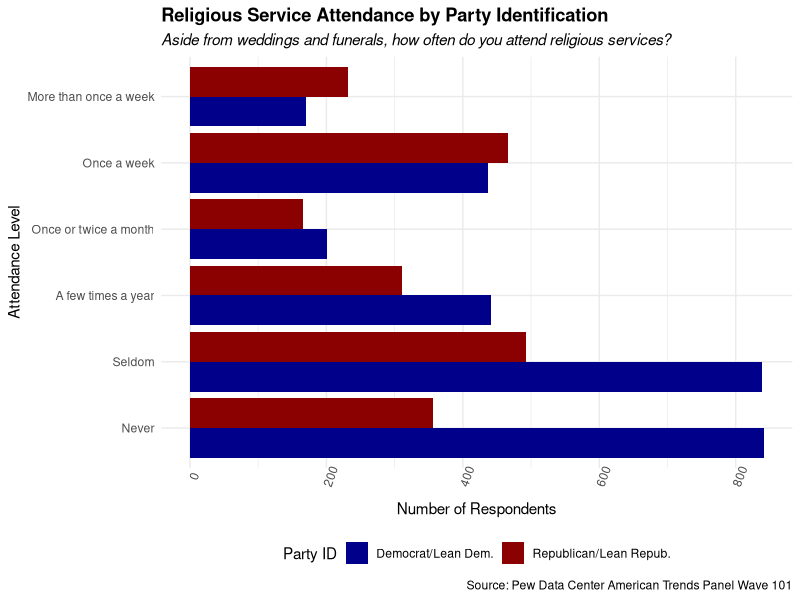
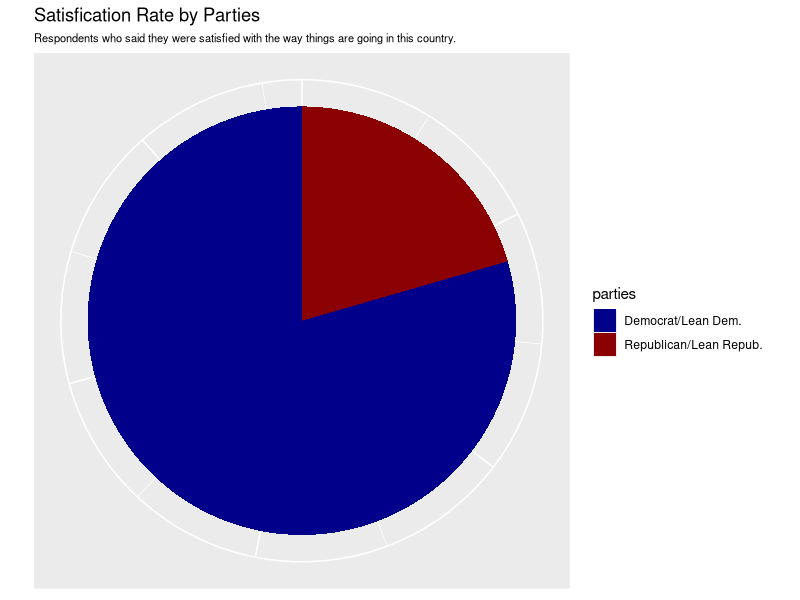
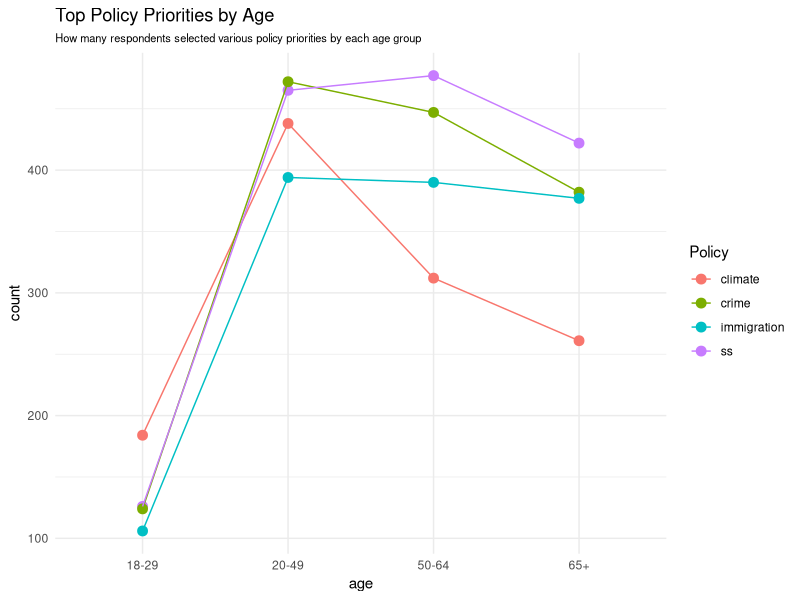
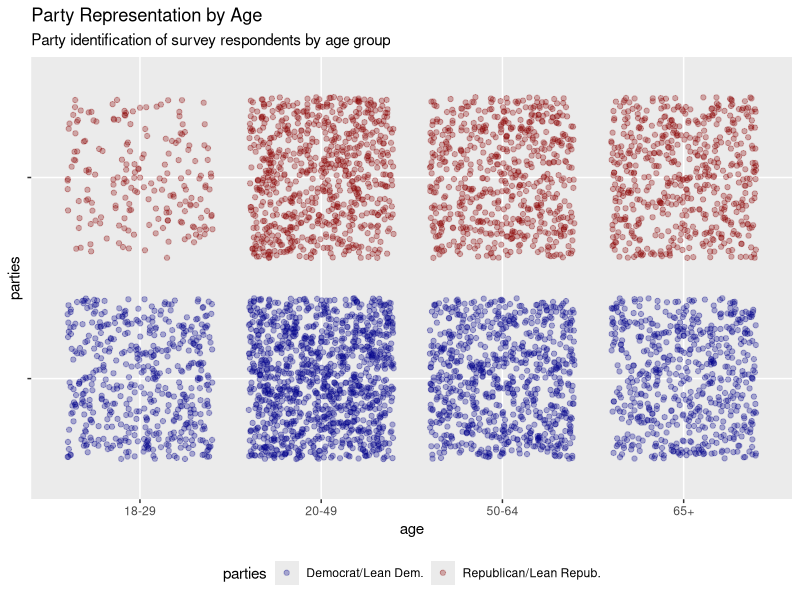

Recreate these plots in R, in order.
## ---- chunk 1
#| echo: false
#| message: false
 
library (tidyverse)
library (haven)
data <- read_sav("data/ATP_W101.sav")
## ---- chunk 2
#| code-fold: true
#| code-summary: "Show data cleaning code"

# create data for first chart
chart1data <- data %>%
  filter(F_PARTYSUM_FINAL == 1 | F_PARTYSUM_FINAL == 2 ) %>%
  mutate(parties = case_when(F_PARTYSUM_FINAL == 1 ~"Republican/Lean Repub.", 
                             F_PARTYSUM_FINAL == 2 ~ "Democrat/Lean Dem.", 
                             TRUE~NA_character_)) %>%
  mutate(religiousactivity = case_when(F_ATTEND ==1 ~ "More than once a week", 
                                       F_ATTEND == 2 ~ "Once a week", 
                                       F_ATTEND == 3 ~ "Once or twice a month", 
                                       F_ATTEND ==4 ~ "A few times a year", 
                                       F_ATTEND ==5 ~ "Seldom", 
                                       F_ATTEND ==6 ~ "Never", 
                                       TRUE~NA_character_ ))

# create levels for religious activity variable
rel_levels = c("Never", "Seldom", "A few times a year", "Once or twice a month", "Once a week", "More than once a week")  

# factor the religious activity variable
chart1data <- chart1data %>% 
  mutate(religiousactivity = factor(religiousactivity, levels = rel_levels))
## ---- chunk 3
#| code-fold: true
#| code-summary: "Show code for chart"
#| message: false

chart1 <- chart1data %>% 
  filter(!is.na(religiousactivity)) %>%
  ggplot(aes(religiousactivity, fill=parties)) +
  geom_bar(position = "dodge") +
  scale_fill_manual(values = c("darkblue", "darkred")) +
  coord_flip() +
  theme_minimal() +
  labs(
    title = "Religious Service Attendance by Party Identification",
    subtitle = "Aside from weddings and funerals, how often do you attend religious services?",
    x = "Attendance Level",
    y = "Number of Respondents",
    caption = "Source: Pew Data Center American Trends Panel Wave 101",
    fill = "Party ID"
  ) +
  theme(
    axis.text.x = element_text(angle = 70), 
    legend.position = "bottom",
    plot.title = element_text(face = "bold"),
    plot.subtitle = element_text(face = "italic")
  )

chart1
## ---- chunk 4

#| code-fold: true
#| code-summary: "Show data cleaning code"

chart2data <- chart1data %>%
  filter(SATIS_W101 != 99) %>%
  mutate(satisfied = ifelse(SATIS_W101==1, 1, 0)) %>%
  mutate(notsatisfied = ifelse(SATIS_W101==2, 1, 0)) %>%
  group_by(parties) %>%
  summarize(satisfied = sum(satisfied), notsatisfied = sum(notsatisfied))

## ---- chunk 5
#| code-fold: true
#| code-summary: "Show code for chart"
#| message: false

chart2 <- chart2data %>%
  ggplot(aes (x = "", y =satisfied, fill=parties)) +
    geom_col() +
      coord_polar("y", start=0) +
        scale_fill_manual(values = c("darkblue", "darkred")) +
          theme (axis.text = element_blank(),axis.ticks = element_blank(), axis.title = element_blank(), plot.subtitle =   element_text(size = 8)) +
            labs(
    title = "Satisfication Rate by Parties",
    subtitle = "Respondents who said they were satisfied with the way things are going in this country." )

chart2
  
## ---- chunk 6

#| code-fold: true
#| code-summary: "Show data cleaning code"

chart3data <- data %>%
  filter(F_AGECAT != 99) %>%
    mutate(age = case_when(F_AGECAT ==1 ~"18-29", 
                           F_AGECAT==2 ~ "20-49", 
                           F_AGECAT==3 ~ "50-64", 
                           F_AGECAT ==4 ~ "65+", TRUE~NA_character_ )) %>%
  group_by(age) %>%
  summarize(ss = sum(PRIPRES_SC_W101==1, na.rm = TRUE),
            climate = sum(PRIPRES_GCC_W101==1, na.rm = TRUE), 
            crime = sum(PRIPRES_CRI_W101==1, na.rm = TRUE), 
            immigration = sum(PRIPRES_IMM_W101==1, na.rm = TRUE)) %>%
  pivot_longer(cols = 2:5, names_to = "Policy", values_to = "count")

## ---- chunk 7

chart3 <- chart3data %>%
  ggplot(aes(age, count, color=Policy)) +
    geom_point(size = 3) +
    geom_line(aes(group = Policy)) + 
  theme_minimal() +
  theme( plot.subtitle = element_text(size = 8)) +
  labs(
    title = "Top Policy Priorities by Age",
    subtitle = "How many respondents selected various policy priorities by each age group" )

chart3  

## ---- chunk 8

chart4data <- data %>%
  filter(F_AGECAT != 99) %>%
    mutate(age = case_when(F_AGECAT ==1 ~"18-29", 
                           F_AGECAT==2 ~ "20-49", 
                           F_AGECAT==3 ~ "50-64", 
                           F_AGECAT ==4 ~ "65+", TRUE~NA_character_ )) %>%
  filter(F_PARTYSUM_FINAL == 1 | F_PARTYSUM_FINAL == 2 ) %>%
  mutate(parties = case_when(F_PARTYSUM_FINAL == 1 ~"Republican/Lean Repub.", 
                             F_PARTYSUM_FINAL == 2 ~ "Democrat/Lean Dem.", 
                             TRUE~NA_character_)) 

## ---- chunk 9

chart4 <- chart4data %>%
  ggplot (aes(age, parties, color = parties)) +
    geom_jitter(alpha=0.3) +
  scale_color_manual(values = c("darkblue", "darkred")) +
   theme (axis.text.y = element_blank(), legend.position = "bottom") +
    labs(
    title = "Party Representation by Age",
    subtitle = "Party identification of survey respondents by age group" )

chart4
